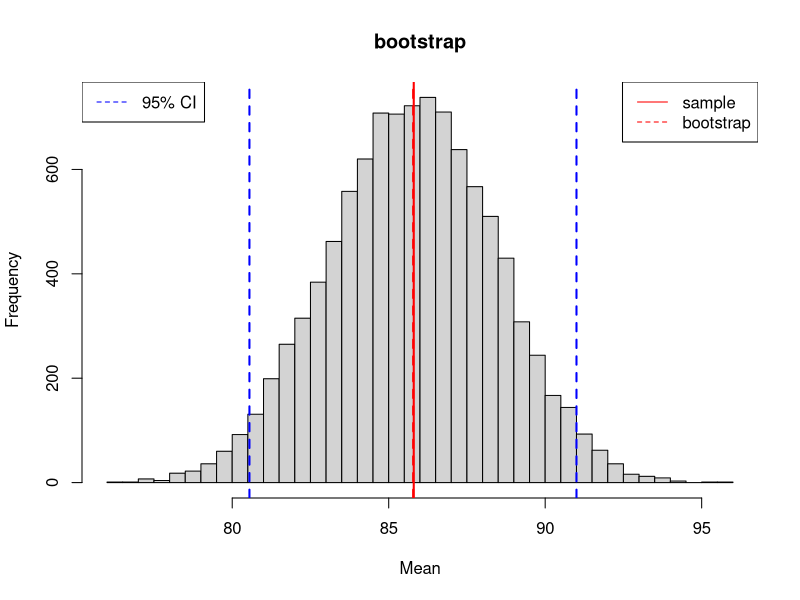
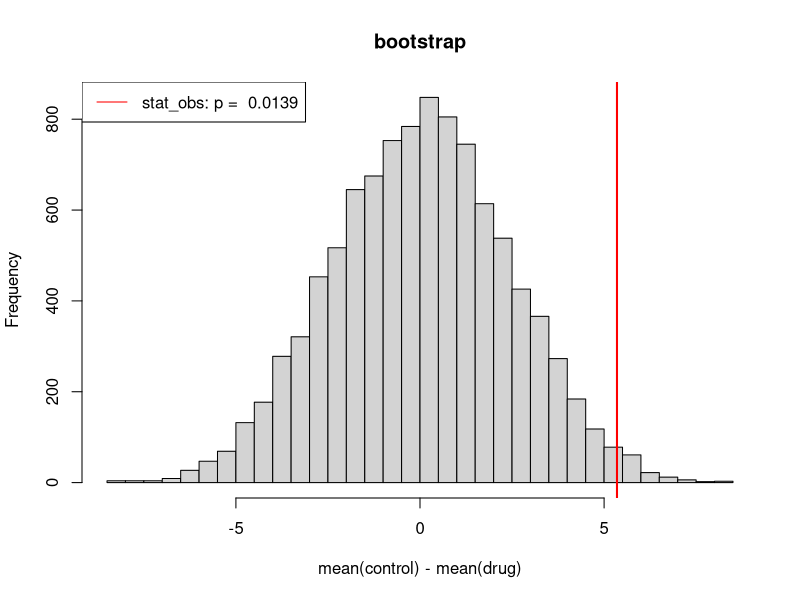
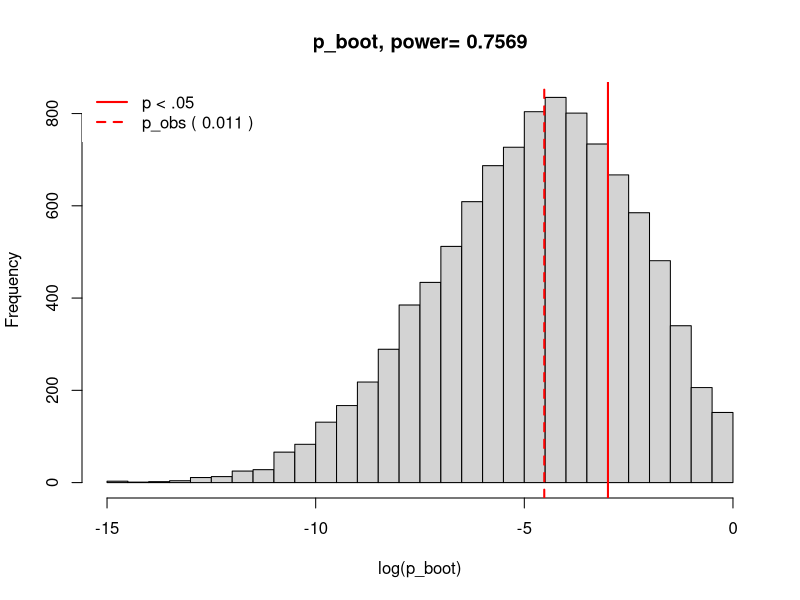
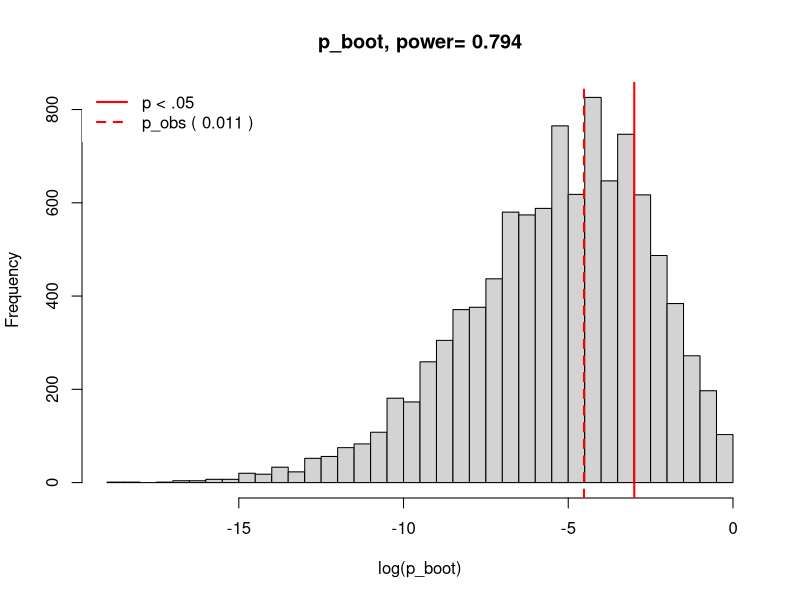

Reproduce these figures in R, in order.
# BOOTSTRAPPING AND RESAMPLING TECHNIQUES

#########################################################################################
# 1. Estimating Population Parameters
#########################################################################################

# our sample
X = c(66,79,93,86,69,79,101,97,91,95,72,106,105,75,70,85,92,74,88,93)

# compute a statistic of interest
Xm = mean(X)
Xm

# use resampling to generate an empirical bootstrap distribution of that statistic

# how many simulated experiments?
boot_m = 10000

# create a list to store our bootstrap values
Xm_boot = array(NA, boot_m)

# do it
for (i in 1:10000) {
	Xb = sample(X, length(X), replace=TRUE)	# generate new sample
	Xm_boot[i] = mean(Xb)					# compute statistic of interest
}

# display results
hist(Xm_boot, 50, xlab="Mean", main="bootstrap")
abline(v=Xm, col="red", ,lwd=2)
abline(v=mean(Xm_boot), col="red", lty=2, lwd=2)
legend(x="topright", lty=c(1,2), col=c("red","red"), legend=c("sample","bootstrap"))

# compute 95% CI
CI95 = quantile(Xm_boot, probs=c(.025,.975))
abline(v=CI95[1], lty=2, col="blue", lwd=2)
abline(v=CI95[2], lty=2, col="blue", lwd=2)
legend(x="topleft", lty=2, col="blue", legend="95% CI")

#########################################################################################
# 2. Hypothesis Testing
#########################################################################################

# our control group
g_control <- c(87,90,82,77,71,81,77,79,84,86,78,84,86,69,81,75,70,76,75,93)

# our drug group
g_drug <- c(74,67,81,61,64,75,81,81,81,67,72,78,83,85,56,78,77,80,79,74)

# our statistic of interest here is the difference between means
(stat_obs <- mean(g_control) - mean(g_drug))

# how many simulated experiments?
n_boot = 10000

# create a list to store our bootstrap values
stat_boot = array(NA, n_boot)

# now do a bootstrap to simulate the null hypothesis,
# namely that both groups were sampled from the same population
n_c = length(g_control)
n_d = length(g_drug)
g_bucket = c(g_control, g_drug)
for (i in 1:n_boot) {
	# reconstitute both groups, ignoring original labels
	permuted_order <- sample(1:(n_c+n_d), n_c+n_d, replace=FALSE)
	permuted_bucket <- g_bucket[permuted_order]
	boot_control <- permuted_bucket[1:n_c]
	boot_drug <- permuted_bucket[(n_c+1):(n_c+n_d)]
	stat_boot[i] <- mean(boot_control) - mean(boot_drug)
}

# visualize the empirical bootstrap distribution of our statistic of interest
hist(stat_boot, 50, xlab="mean(control) - mean(drug)", main="bootstrap")
abline(v=stat_obs, col="red", lwd=2)

# how many times in the bootstrap did we observe a stat_boot as big or bigger than our stat_obs?
(p_boot <- length(which(stat_boot >= stat_obs)) / n_boot)
legend(x="topleft", lty=1, col="red", legend=paste("stat_obs: p = ", p_boot))


#########################################################################################
# 3. Power Calculations
#########################################################################################

# our two groups
g_control <- c(87,90,82,87,71,81,77,79,84,86,78,84,86,69,81,75,70,76,75,93)
g_drug <- c(74,73,81,65,64,72,76,81,81,67,72,78,83,75,66,78,77,80,79,74)

# do a Mann-Whitney U test (nonparametric version of a t-test)
out <- wilcox.test(g_control, g_drug)
w_obs <- out$statistic
p_obs <- out$p.value

n_boot <- 10000
w_boot = array(NA, n_boot)
p_boot = array(NA, n_boot)
for (i in 1:n_boot) {
	b_control <- sample(g_control,length(g_control),replace=TRUE)
	b_drug <- sample(g_drug,length(g_drug),replace=TRUE)
	out <- wilcox.test(b_control, b_drug)
	w_boot[i] <- out$statistic
	p_boot[i] <- out$p.value
}

(power <- length(which(p_boot <= .05)) / n_boot)

hist(log(p_boot), 50, main=paste("p_boot, power=", power), xlab="log(p_boot)")
abline(v=log(0.05), col="red", lty=1, lwd=2)
abline(v=log(p_obs), col="red", lty=2, lwd=2)
legend(x="topleft", col="red", lty=c(1,2), lwd=2, legend=c("p < .05", paste("p_obs (",round(p_obs,3),")")), box.lty=0)

### Parametric Bootstrap:

n_control <- length(g_control)
m_control <- mean(g_control)
sd_control <- sd(g_control)
n_drug <- length(g_drug)
m_drug <- mean(g_drug)
sd_drug <- sd(g_drug)

for (i in 1:n_boot){
	b_control <- rnorm(n_control, mean=m_control, sd=sd_control)
	b_drug <- rnorm(n_drug, mean=m_drug, sd=sd_drug)
	out <- wilcox.test(b_control, b_drug)
	w_boot[i] <- out$statistic
	p_boot[i] <- out$p.value
}

(power <- length(which(p_boot <= .05)) / n_boot)

hist(log(p_boot), 50, main=paste("p_boot, power=", power), xlab="log(p_boot)")
abline(v=log(0.05), col="red", lty=1, lwd=2)
abline(v=log(p_obs), col="red", lty=2, lwd=2)
legend(x="topleft", col="red", lty=c(1,2), lwd=2, legend=c("p < .05", paste("p_obs (",round(p_obs,3),")")), box.lty=0)
